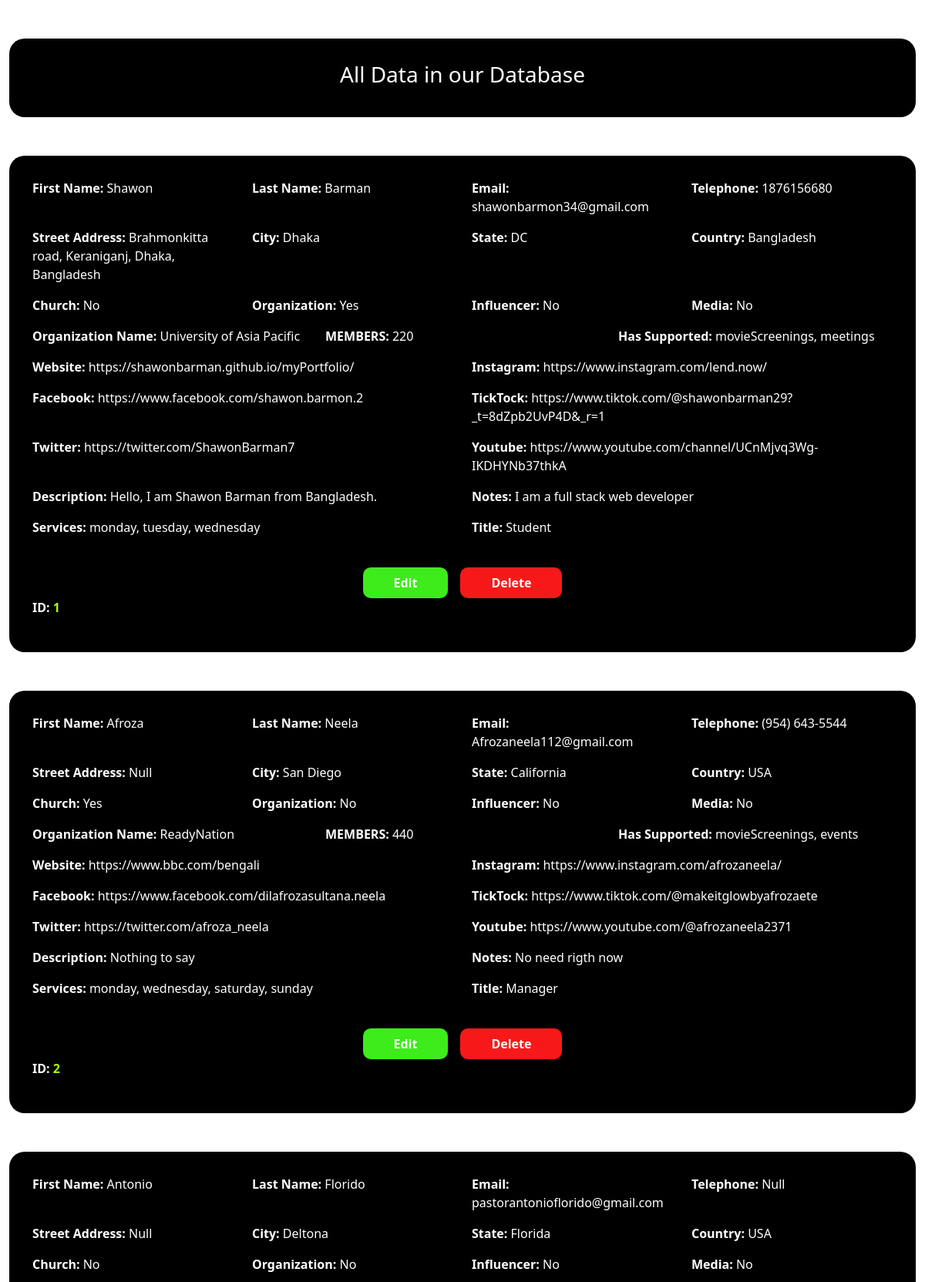
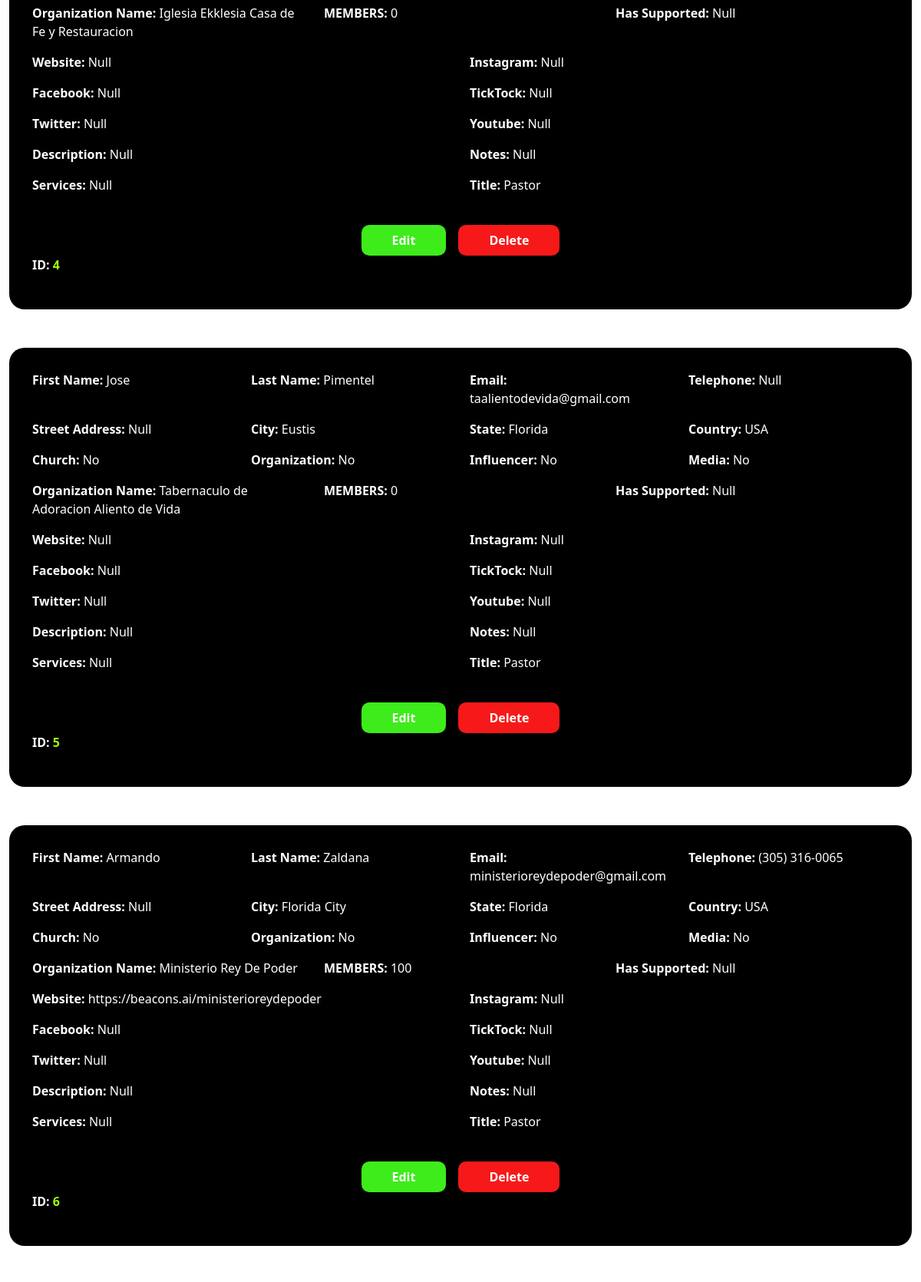
Page /all_data/ (upper part) on the committed database (2 pictures, top to bottom).
### report/models.py (models this page shows)
class UserData(models.Model):
    first_name = models.CharField(max_length=100)
    last_name = models.CharField(max_length=100)
    email = models.EmailField()
    phone = models.CharField(max_length=20)
    street_address = models.CharField(max_length=200)
    city = models.CharField(max_length=100)
    state = models.CharField(max_length=100)
    country = models.CharField(max_length=100)
    organization_name = models.CharField(max_length=100)
    title = models.CharField(max_length=100)
    website = models.URLField(blank=True)
    instagram = models.URLField(blank=True)
    instagram_followers = models.IntegerField(null=True, blank=True)
    facebook = models.URLField(blank=True)
    facebook_followers = models.IntegerField(null=True, blank=True)
    ticktock = models.URLField(blank=True)
    ticktock_followers = models.IntegerField(null=True, blank=True)
    twitter = models.URLField(blank=True)
    twitter_followers = models.IntegerField(null=True, blank=True)
    youtube = models.URLField(blank=True)
    youtube_followers = models.IntegerField(null=True, blank=True)
    description = models.TextField()
    notes = models.TextField()
    is_church = models.BooleanField(default=False)
    is_organization = models.BooleanField(default=False)
    is_influencer = models.BooleanField(default=False)
    is_media = models.BooleanField(default=False)
    services = models.CharField(max_length=100)
    weekly_attendees = models.IntegerField(null=True, blank=True)
    has_supported = models.CharField(max_length=100)

### report/views.py (the view)
# urls.py: path('all_data/', views.allData, name='allData'),
def allData(request):
    datas = UserData.objects.all()
    return render(request, 'all_data.html', {"datas":datas})

### templates/all_data.html (shortened to what this page needs)
<!DOCTYPE html>
{% load static %}
<html lang="en">
    <head>
        <link href="https://cdn.jsdelivr.net/npm/bootstrap@5.2.3/dist/css/bootstrap.min.css" rel="stylesheet">
        <link rel="stylesheet" type="text/css" href="{% static 'css/style.css' %}">
    </head>
    <body>
        <div id="all_data">
            <div class="container-fluid">
                <div class="custom-card">
                    <h3 class="all_data_h">All Data in our Database</h3>
                </div>
                {% if datas %}
                {% for data in datas %}
                <div class="allData-card">
                    <div class="row">
                        <div class="col-md-3"><p><span class="fw-bolder">First Name:</span> {% if data.first_name %} {{ data.first_name }} {% else %} Null {% endif %}</p></div>
                        <div class="col-md-3"><p><span class="fw-bolder">Last Name:</span> {% if data.last_name %} {{ data.last_name }} {% else %} Null {% endif %}</p></div>
                        <div class="col-md-3"><p><span class="fw-bolder">Email:</span> {% if data.email %} {{ data.email }} {% else %} Null {% endif %}</p></div>
                        <div class="col-md-3"><p><span class="fw-bolder">Telephone:</span> {% if data.phone %} {{ data.phone }} {% else %} Null {% endif %}</p></div>
                        <div class="col-md-3"><p><span class="fw-bolder">Street Address:</span> {% if data.street_address %} {{ data.street_address }} {% else %} Null {% endif %}</p></div>
                        <div class="col-md-3"><p><span class="fw-bolder">City:</span> {% if data.city %} {{ data.city }} {% else %} Null {% endif %}</p></div>
                        <div class="col-md-3"><p><span class="fw-bolder">State:</span> {% if data.state %} {{ data.state }} {% else %} Null {% endif %}</p></div>
                        <div class="col-md-3"><p><span class="fw-bolder">Country:</span> {% if data.country %} {{ data.country }} {% else %} Null {% endif %}</p></div>
                        <div class="col-md-3"><p><span class="fw-bolder">Church:</span> {% if data.is_church %} Yes {% else %} No {% endif %}</p></div>
                        <div class="col-md-3"><p><span class="fw-bolder">Organization:</span> {% if data.is_organization %} Yes {% else %} No {% endif %}</p></div>
                        <div class="col-md-3"><p><span class="fw-bolder">Influencer:</span> {% if data.is_influencer %} Yes {% else %} No {% endif %}</p></div>
                        <div class="col-md-3"><p><span class="fw-bolder">Media:</span> {% if data.is_media %} Yes {% else %} No {% endif %}</p></div>
                        <div class="col-md-4"><p><span class="fw-bolder">Organization Name:</span> {% if data.organization_name %} {{ data.organization_name }} {% else %} Null {% endif %}</p></div>
                        <div class="col-md-4"><p><span class="fw-bolder">MEMBERS:</span> {% if data.weekly_attendees %} {{ data.weekly_attendees }} {% else %} 0 {% endif %}</p></div>
                        <div class="col-md-4"><p><span class="fw-bolder">Has Supported:</span> {% if data.has_supported %} {{ data.has_supported }} {% else %} Null {% endif %}</p></div>
                        <div class="col-md-6"><p><span class="fw-bolder">Website:</span> {% if data.website %} {{ data.website }} {% else %} Null {% endif %}</p></div>
                        <div class="col-md-6"><p><span class="fw-bolder">Instagram:</span> {% if data.instagram %} {{ data.instagram }} {% else %} Null {% endif %}</p></div>
                        <div class="col-md-6"><p><span class="fw-bolder">Facebook:</span> {% if data.facebook %} {{ data.facebook }} {% else %} Null {% endif %}</p></div>
                        <div class="col-md-6"><p><span class="fw-bolder">TickTock:</span> {% if data.ticktock %} {{ data.ticktock }} {% else %} Null {% endif %}</p></div>
                        <div class="col-md-6"><p><span class="fw-bolder">Twitter:</span> {% if data.twitter %} {{ data.twitter }} {% else %} Null {% endif %}</p></div>
                        <div class="col-md-6"><p><span class="fw-bolder">Youtube:</span> {% if data.youtube %} {{ data.youtube }} {% else %} Null {% endif %}</p></div>
                        <div class="col-md-6"><p><span class="fw-bolder">Description:</span> {% if data.description %} {{ data.description }} {% else %} Null {% endif %}</p></div>
                        <div class="col-md-6"><p><span class="fw-bolder">Notes:</span> {% if data.notes %} {{ data.notes }} {% else %} Null {% endif %}</p></div>
                        <div class="col-md-6"><p><span class="fw-bolder">Services:</span> {% if data.services %} {{ data.services }} {% else %} Null {% endif %}</p></div>
                        <div class="col-md-6"><p><span class="fw-bolder">Title:</span> {% if data.title %} {{ data.title }} {% else %} Null {% endif %}</p></div>
                        <div class="col-md-12 d-flex justify-content-center mt-4">
                            <a href="{% url 'edit_data' data.id %}" class="edit_btn me-3">Edit</a>
                            <a href="#" class="delete_btn" onclick="confirmDelete({{ data.id }})">Delete</a>
                        </div>
                        <p class="p-position fw-bolder">ID:<span class="id-color"> {{ data.id }}</span></p>
                    </div>
                </div>
                {% endfor %}
                {% else %}
                    <h3 class="all_data_h text-center">No Data in our Database!</h3>
                {% endif %}
            </div>
        </div>
    </body>
</html>

### static/css/style.css (style rules this page uses)
* { box-sizing: border-box; margin: 0; padding: 0; }
.custom-card { background-color: #000; color: #fff; margin: 50px 0; padding: 30px 0; text-align: center; border-radius: 20px; }
.allData-card { background-color: #000; color: #fff; margin: 50px 0; padding: 30px; border-radius: 20px; }
.edit_btn { background-color: #3eeb1b; color: #fff; text-decoration: none; padding: 8px 40px; border-radius: 10px; font-weight: 700; transition: .6s all; }
.delete_btn { background-color: #f71919; color: #fff; text-decoration: none; padding: 8px 40px; border-radius: 10px; font-weight: 700; transition: .6s all; }
.id-color { color:rgb(161, 252, 14); }

### rows in the picture
UserData: first_name "Shawon", last_name "Barman", email "shawonbarmon34@gmail.com", phone "1876156680", street_address "Brahmonkitta road, Keraniganj, Dhaka, Bangladesh", city "Dhaka", state "DC", country "Bangladesh", is_church "No", is_organization "Yes", is_influencer "No", is_media "No", organization_name "University of Asia Pacific", weekly_attendees "220", has_supported "movieScreenings, meetings", website "https://shawonbarman.github.io/myPortfolio/", instagram "https://www.instagram.com/lend.now/", facebook "https://www.facebook.com/shawon.barmon.2", ticktock "https://www.tiktok.com/@shawonbarman29?_t=8dZpb2UvP4D&_r=1", twitter "https://twitter.com/ShawonBarman7", youtube "https://www.youtube.com/channel/UCnMjvq3Wg-IKDHYNb37thkA", description "Hello, I am Shawon Barman from Bangladesh.", notes "I am a full stack web developer", services "monday, tuesday, wednesday", title "Student", id "1"
UserData: first_name "Afroza", last_name "Neela", email "Afrozaneela112@gmail.com", phone "(954) 643-5544", street_address "Null", city "San Diego", state "California", country "USA", is_church "Yes", is_organization "No", is_influencer "No", is_media "No", organization_name "ReadyNation", weekly_attendees "440", has_supported "movieScreenings, events", website "https://www.bbc.com/bengali", instagram "https://www.instagram.com/afrozaneela/", facebook "https://www.facebook.com/dilafrozasultana.neela", ticktock "https://www.tiktok.com/@makeitglowbyafrozaete", twitter "https://twitter.com/afroza_neela", youtube "https://www.youtube.com/@afrozaneela2371", description "Nothing to say", notes "No need rigth now", services "monday, wednesday, saturday, sunday", title "Manager", id "2"
UserData: first_name "Antonio", last_name "Florido", email "pastorantonioflorido@gmail.com", phone "Null", street_address "Null", city "Deltona", state "Florida", country "USA", is_church "No", is_organization "No", is_influencer "No", is_media "No", organization_name "Iglesia Ekklesia Casa de Fe y Restauracion", weekly_attendees "0", has_supported "Null", website "Null", instagram "Null", facebook "Null", ticktock "Null", twitter "Null", youtube "Null", description "Null", notes "Null", services "Null", title "Pastor", id "4"
UserData: first_name "Jose", last_name "Pimentel", email "taalientodevida@gmail.com", phone "Null", street_address "Null", city "Eustis", state "Florida", country "USA", is_church "No", is_organization "No", is_influencer "No", is_media "No", organization_name "Tabernaculo de Adoracion Aliento de Vida", weekly_attendees "0", has_supported "Null", website "Null", instagram "Null", facebook "Null", ticktock "Null", twitter "Null", youtube "Null", description "Null", notes "Null", services "Null", title "Pastor", id "5"
UserData: first_name "Armando", last_name "Zaldana", email "ministerioreydepoder@gmail.com", phone "(305) 316-0065", street_address "Null", city "Florida City", state "Florida", country "USA", is_church "No", is_organization "No", is_influencer "No", is_media "No", organization_name "Ministerio Rey De Poder", weekly_attendees "100", has_supported "Null", website "https://beacons.ai/ministerioreydepoder", instagram "Null", facebook "Null", ticktock "Null", twitter "Null", youtube "Null", description "Null", notes "Null", services "Null", title "Pastor", id "6"
